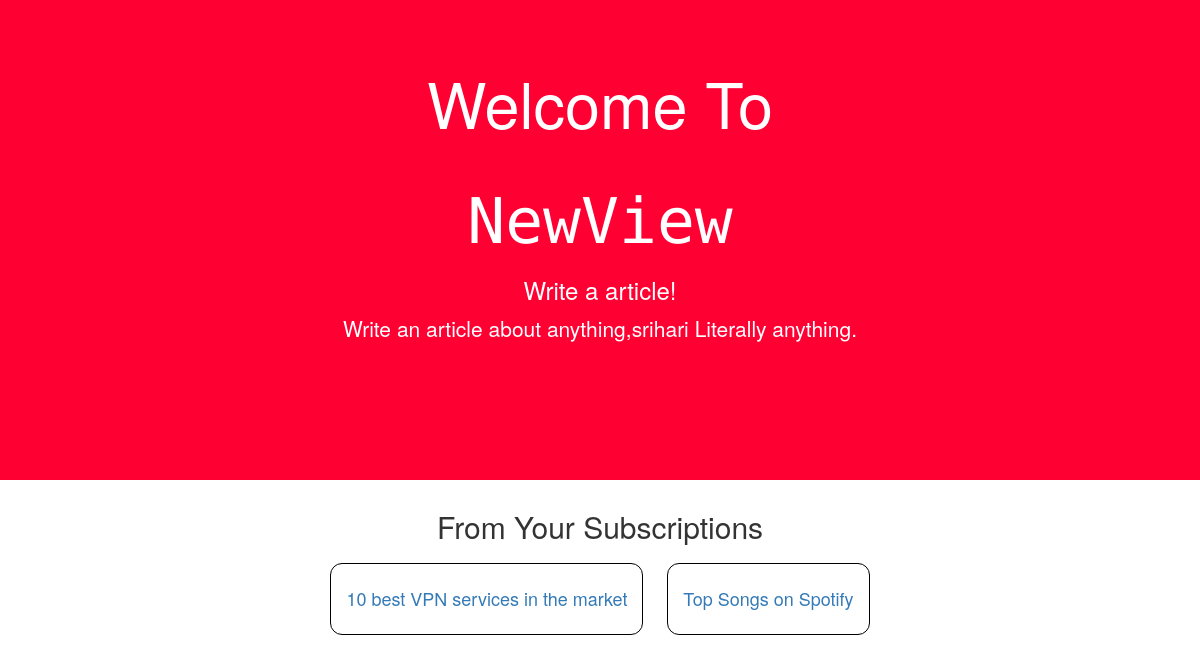
Screenshot of /subcription (signed in) with the database file from the repository.
### WriteReview/models.py (models this page shows)
class Reviews(models.Model):
    Title=models.CharField(max_length=100)
    Body=models.TextField()
    Tag=models.CharField(max_length=5000)
    author=models.CharField(max_length=5000)
    views=models.IntegerField()
    published=models.DateField()
    genre=models.CharField(choices=GENRES,max_length=20,default='Others')
    def __str__(self):
        return self.Title

### WriteReview/views.py (the view)
# urls.py: url(r'subcription',views.subscriptions,name="subscription"),
def subscriptions(request):
    name=request.user.username
    all_model=models.Subscription.objects.all().filter(User=name)
    arts=[]
    for i in all_model:
        authour=i.Author
        all_articles=models.Reviews.objects.all()
        for article in all_articles:
            author_for_article=article.author
            if author_for_article==authour:
               arts.append(article)
    context={"article":arts}
    return render(request,"WriteReview/subscription.html",context)

### templates/WriteReview/subscription.html (shortened to what this page needs)
<!doctype html>
<html>
    <head><title>Write a new Article</title>
    <link rel="stylesheet" href="https://maxcdn.bootstrapcdn.com/bootstrap/3.3.7/css/bootstrap.min.css">
    </head>
    <body>
        <div class="jumbotron text-center">
            <h1>Welcome To </h1>
            <br>
            <a href="#" style="color:white;text-decoration:none;"><span><h1>NewView</h1></span></a>
            <h3>Write a article!</h3>
            <p>Write an article about anything,{{ request.user.username }} Literally anything. </p>
        </div>
        <center>
            <h2>From Your Subscriptions</h2>
            {%for i in article%}
            <a href="/{{i.id}}"><div class="Article"><strong><h4>{{i}}</h4></strong></div></a>
            {%endfor%}
        </center>
    </body>
</htmL>

### templates/WriteReview/subscription.html (style rules this page uses)
body,html { width:100%; height:100%; }
.jumbotron { background-color: #FF0033 !important; color:white; height:60% }
span { font-family: 'Libre Barcode 39 Text', cursive !important; }
.Article { display: inline-block; padding: 15px; margin: 10px; border: 1px solid black ; transition: all .2s ease-in-out; border-radius: 12px; }

### rows the page displays
Reviews: Title "10 best VPN services in the market"
Reviews: Title "Top Songs on Spotify"

### other values shown
{{ request.user.username }} "srihari"
